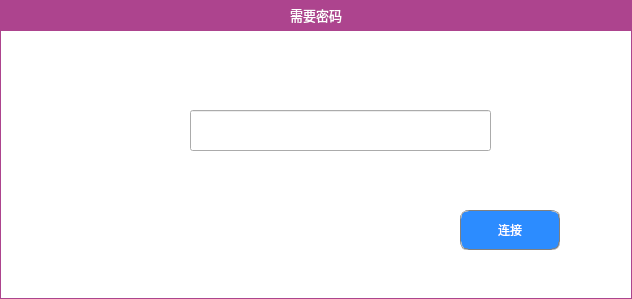
<?xml version="1.0" encoding="UTF-8"?>
<ui version="4.0">
 <class>PasswordDialog</class>
 <widget class="QDialog" name="PasswordDialog">
  <property name="geometry">
   <rect>
    <x>0</x>
    <y>0</y>
    <width>632</width>
    <height>299</height>
   </rect>
  </property>
  <property name="windowTitle">
   <string>Dialog</string>
  </property>
  <property name="styleSheet">
   <string notr="true"/>
  </property>
  <layout class="QVBoxLayout" name="verticalLayout">
   <property name="spacing">
    <number>0</number>
   </property>
   <property name="leftMargin">
    <number>0</number>
   </property>
   <property name="topMargin">
    <number>0</number>
   </property>
   <property name="rightMargin">
    <number>0</number>
   </property>
   <property name="bottomMargin">
    <number>0</number>
   </property>
   <item>
    <widget class="QWidget" name="widget_aup" native="true">
     <property name="minimumSize">
      <size>
       <width>0</width>
       <height>30</height>
      </size>
     </property>
     <property name="maximumSize">
      <size>
       <width>16777215</width>
       <height>30</height>
      </size>
     </property>
     <property name="styleSheet">
      <string notr="true">background-color: rgb(173, 68, 142);</string>
     </property>
     <layout class="QVBoxLayout" name="verticalLayout_2">
      <property name="spacing">
       <number>0</number>
      </property>
      <property name="leftMargin">
       <number>0</number>
      </property>
      <property name="topMargin">
       <number>0</number>
      </property>
      <property name="rightMargin">
       <number>0</number>
      </property>
      <property name="bottomMargin">
       <number>0</number>
      </property>
      <item>
       <widget class="QLabel" name="label_2">
        <property name="font">
         <font>
          <family>Arial</family>
          <pointsize>10</pointsize>
         </font>
        </property>
        <property name="styleSheet">
         <string notr="true">
color: rgb(255, 255, 255);</string>
        </property>
        <property name="text">
         <string>需要密码</string>
        </property>
        <property name="alignment">
         <set>Qt::AlignCenter</set>
        </property>
       </widget>
      </item>
     </layout>
    </widget>
   </item>
   <item>
    <widget class="QWidget" name="widget_down" native="true">
     <property name="styleSheet">
      <string notr="true">QWidget#widget_down{
background-color: rgb(255, 255, 255);

border:1px groove rgb(173, 68, 142);
padding:2px 4px;

}</string>
     </property>
     <widget class="QLabel" name="label">
      <property name="geometry">
       <rect>
        <x>20</x>
        <y>30</y>
        <width>151</width>
        <height>161</height>
       </rect>
      </property>
      <property name="styleSheet">
       <string notr="true">background-image: url(:/image/images/key.png);</string>
      </property>
      <property name="text">
       <string/>
      </property>
     </widget>
     <widget class="QLineEdit" name="passwordEdit">
      <property name="geometry">
       <rect>
        <x>190</x>
        <y>80</y>
        <width>301</width>
        <height>41</height>
       </rect>
      </property>
      <property name="font">
       <font>
        <family>Arial</family>
        <pointsize>11</pointsize>
       </font>
      </property>
      <property name="styleSheet">
       <string notr="true">QLineEdit:focus{
border:4px solid rgb(44,140,255);
}

</string>
      </property>
      <property name="echoMode">
       <enum>QLineEdit::Password</enum>
      </property>
     </widget>
     <widget class="QPushButton" name="connectBtn">
      <property name="geometry">
       <rect>
        <x>460</x>
        <y>180</y>
        <width>100</width>
        <height>40</height>
       </rect>
      </property>
      <property name="styleSheet">
       <string notr="true">QPushButton{
color:white;
border:1px groove gray;
padding:2px 4px;
background-color: rgb(44,140,255);                   
border-radius:8px;  
}
QPushButton:pressed
{
background-color:rgb(0 , 113 , 255);
}</string>
      </property>
      <property name="text">
       <string>连接</string>
      </property>
     </widget>
    </widget>
   </item>
  </layout>
 </widget>
 <resources/>
 <connections/>
</ui>
